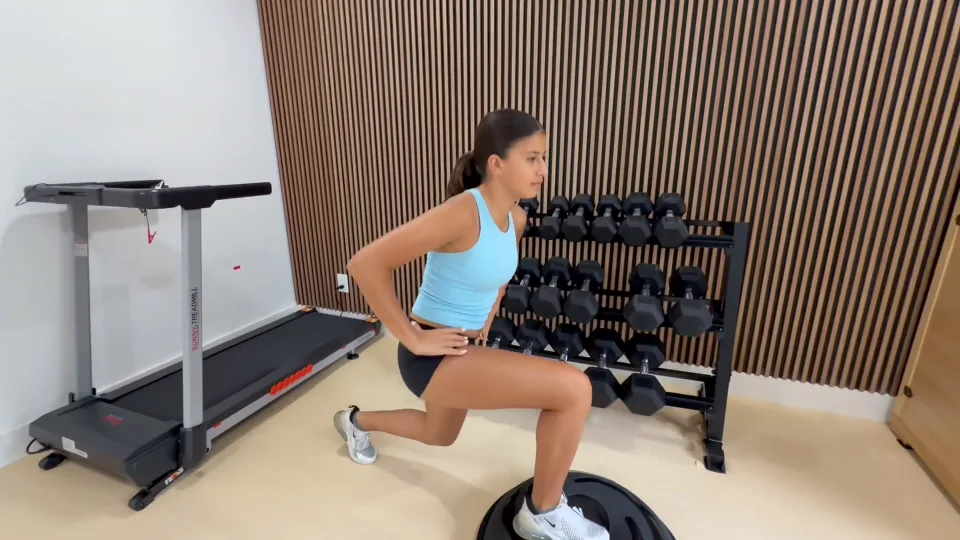
#> input picture images/-vin4kQtm34-start.webp, 960 x 540 px
$ python -i grab_frames.py   (imports and definitions only)
#> lines starting #> are read from the running program, lines starting #| are printed output that depends on the picture
#> further down, picture is the input picture: shape (540, 960, 3); mean B, G, R 115.5, 125.8, 139.7
"""
Grab start and end position photos from each exercise's original recording.

Run from the yae-player folder:
    pip install opencv-python-headless numpy
    python tools/grab_frames.py

Where the videos come from:
  tools/sources.json maps each YouTube demo ID to the original recording in Dropbox
  (PRODUCTS & PROGRAMS / The Youth Athlete Edge / Videos / Workouts). Put those files in
  tools/cache/ with the same name. tools/match_sources.py builds sources.json by matching
  the PDF photos against the recordings. A source can set "searchFrom": seconds when the
  first rep is not near the start of the file.

What it does, for every exercise video in data/yae.json:
  1. Opens the recording in tools/cache/.
  2. Uses the photo Michelle chose for the PDF as the anchor (sources.json says where in the
     recording it is), then looks 3 seconds either side for the frame that looks most
     different from it. Frames are lined up first so a hand-held pan does not count as movement.
  3. The earlier of the two becomes the START photo and the later the END photo.
  4. Writes images/<video id>-start.webp and -end.webp, and adds
     startPhoto / endPhoto to each exercise in data/yae.json.
  5. Builds tools/review.html so you can check every pair at a glance.

If a pair is wrong (for example it caught her getting set up), add the exact seconds to
tools/overrides.json and run the script again:
    { "EXrX1lNTTio": { "start": 12.5, "end": 14.0 } }

Videos whose two photos already exist in images/ are kept as they are. To redo a pair on
purpose, pass its video ID (or --force alone to redo everything):
    python tools/grab_frames.py --force EXrX1lNTTio
The seconds used for each pair are remembered in tools/frames.json.
"""
import json, os, sys

import cv2
import numpy as np

ROOT = os.path.dirname(os.path.dirname(os.path.abspath(__file__)))
CACHE = os.path.join(ROOT, "tools", "cache")
IMAGES = os.path.join(ROOT, "images")
DATA = os.path.join(ROOT, "data", "yae.json")
OVERRIDES = os.path.join(ROOT, "tools", "overrides.json")
SOURCES = os.path.join(ROOT, "tools", "sources.json")
FRAMES = os.path.join(ROOT, "tools", "frames.json")   # seconds used for each pair, for review.html
SAMPLE_FPS = 6          # frames per second to analyse
SKIP_SECONDS = 2.0      # skip the very start of each video

# [6 lines not run here, left out]


# [27 lines left out: functions exercises, video_ids, source_path, not called in this run]


def small_gray(frame):
    g = cv2.cvtColor(cv2.resize(frame, (160, 90)), cv2.COLOR_BGR2GRAY)
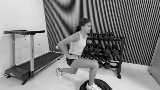
#> g: shape (90, 160); min 0, max 234, mean 128.9
    return cv2.GaussianBlur(g, (5, 5), 0).astype(np.float32)
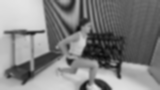
#> returned value: shape (90, 160) float32; min 11, max 228, mean 128.9


def masks(shape):
    border = np.ones(shape, dtype=bool); border[9:-9, 16:-16] = False
    return border, ~border


# [177 lines left out: functions aligned, window_frames, pick_pair, find_anchor, frame_at, save and 2 more, not called in this run]


# [2 lines not run here, left out]

>>> import cv2
>>> picture = cv2.imread('../images/-vin4kQtm34-start.webp')
>>> result = small_gray(picture)

$ run again, on images/21RPCvGih_U-end.webp
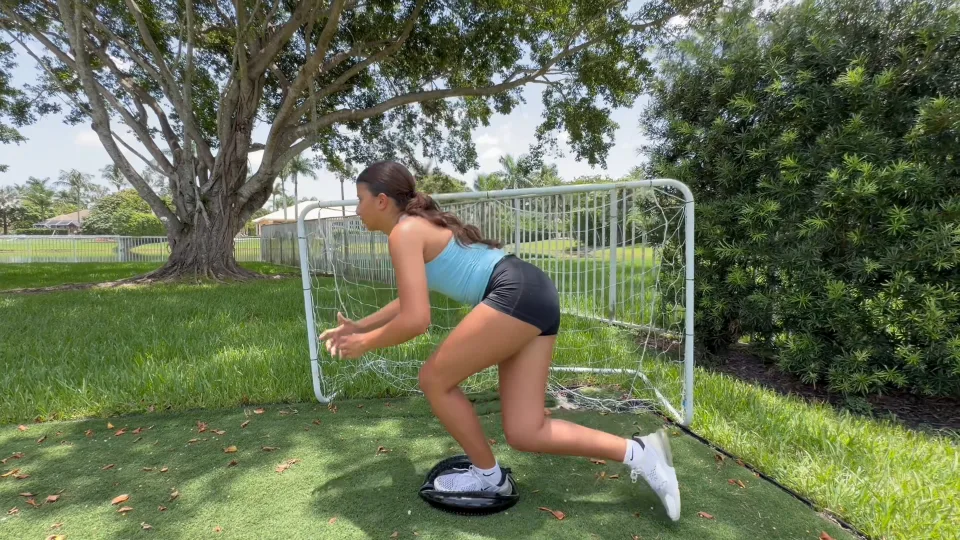
#> input picture images/21RPCvGih_U-end.webp, 960 x 540 px
#> picture is the input picture: shape (540, 960, 3); mean B, G, R 85.4, 113.7, 103.8
#> in small_gray, `g = cv2.cvtColor(cv2.resize(frame, (160, 90)), cv2.COLOR_BGR2GRAY)`:
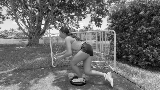
#> g: shape (90, 160); min 1, max 252, mean 107.8
#> in small_gray, `return cv2.GaussianBlur(g, (5, 5), 0).astype(np.float32)`:
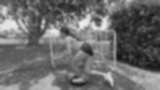
#> returned value: shape (90, 160) float32; min 18, max 241, mean 107.8

$ run again, on images/3M4vz0DCbpQ-end.webp
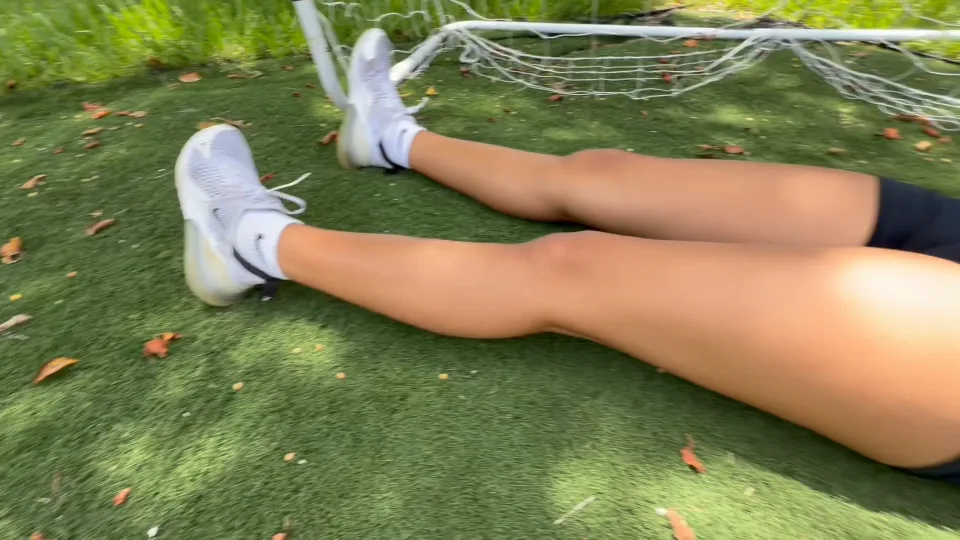
#> input picture images/3M4vz0DCbpQ-end.webp, 960 x 540 px
#> picture is the input picture: shape (540, 960, 3); mean B, G, R 84, 128.8, 129.6
#> in small_gray, `g = cv2.cvtColor(cv2.resize(frame, (160, 90)), cv2.COLOR_BGR2GRAY)`:
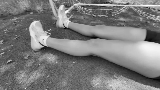
#> g: shape (90, 160); min 3, max 253, mean 124
#> in small_gray, `return cv2.GaussianBlur(g, (5, 5), 0).astype(np.float32)`:
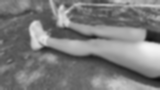
#> returned value: shape (90, 160) float32; min 16, max 245, mean 124
